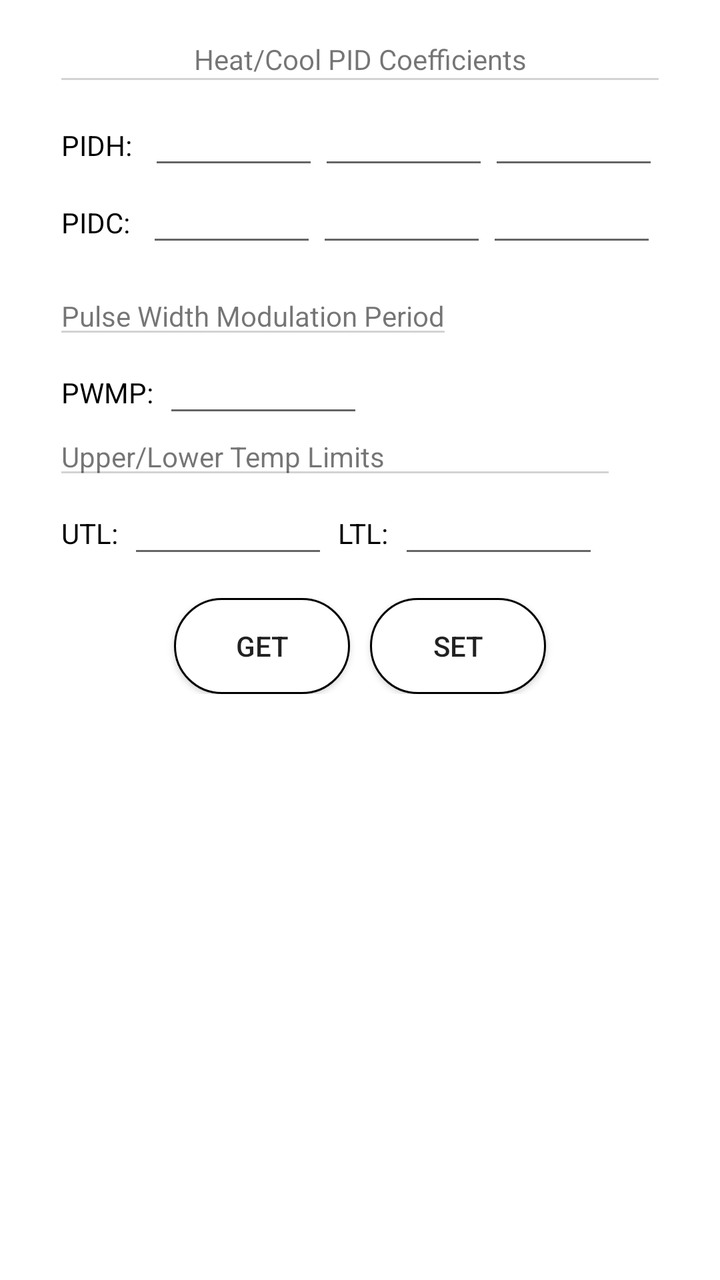
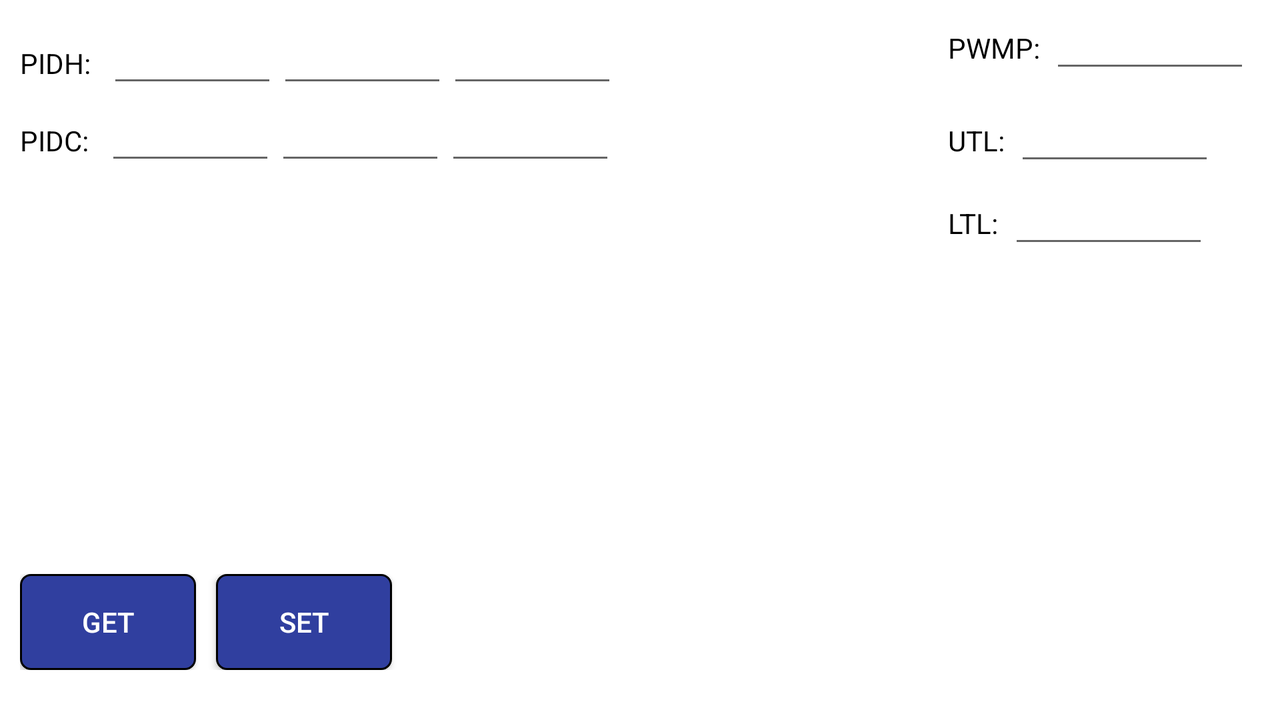

Compare how this app lays out the same screen by default and in its alternative resource folder. The renders come first, then the two layout files and the values they reference.
<!-- AndroidManifest.xml: application theme AppTheme -->
<!-- res/layout/fragment_parameters.xml -->
<?xml version="1.0" encoding="utf-8"?>
<RelativeLayout xmlns:android="http://schemas.android.com/apk/res/android"
                android:layout_width="match_parent"
                android:layout_height="match_parent"
                android:background="@android:color/white">

    <LinearLayout
        android:id="@+id/progressBarLayout"
        android:layout_width="wrap_content"
        android:layout_height="wrap_content"
        android:layout_centerInParent="true"
        android:orientation="vertical"
        android:visibility="invisible">

        <ProgressBar
            android:layout_width="100dp"
            android:layout_height="100dp"
            android:layout_gravity="center_horizontal"
            />

        <TextView
            android:id="@+id/textViewProgressBar"
            android:layout_width="wrap_content"
            android:layout_height="wrap_content"
            />

    </LinearLayout>


    <LinearLayout
        android:id="@+id/pidMainLayout"
        android:layout_width="wrap_content"
        android:layout_height="wrap_content"
        android:layout_alignParentTop="true"
        android:layout_centerHorizontal="true"
        android:layout_marginBottom="20dp"
        android:layout_marginTop="20dp"
        android:orientation="vertical">

        <TextView
            android:id="@+id/pidCoefficientTitle"
            android:layout_width="match_parent"
            android:layout_height="wrap_content"
            android:layout_marginBottom="10dp"
            android:background="@drawable/border_bottom_gray"
            android:gravity="center_horizontal"
            android:paddingBottom="2dp"
            android:text="Heat/Cool PID Coefficients"
            />

        <LinearLayout
            android:id="@+id/pidHCoefficientLayout"
            android:layout_width="match_parent"
            android:layout_height="wrap_content"
            android:orientation="horizontal">

            <TextView
                android:layout_width="wrap_content"
                android:layout_height="wrap_content"
                android:layout_marginEnd="5dp"
                android:layout_marginRight="5dp"
                android:text="PIDH: "
                android:textColor="@android:color/black"
                />

            <android.support.v7.widget.AppCompatEditText
                android:id="@+id/pHeatEditText"
                android:layout_width="85dp"
                android:layout_height="wrap_content"
                android:inputType="numberDecimal"
                android:maxWidth="85dp"
                android:textSize="16sp"/>

            <android.support.v7.widget.AppCompatEditText
                android:id="@+id/iHeatEditText"
                android:layout_width="85dp"
                android:layout_height="wrap_content"
                android:inputType="numberDecimal"
                android:maxWidth="85dp"
                android:textSize="16sp"/>

            <android.support.v7.widget.AppCompatEditText
                android:id="@+id/dHeatEditText"
                android:layout_width="85dp"
                android:layout_height="wrap_content"
                android:inputType="numberDecimal"
                android:maxWidth="85dp"
                android:textSize="16sp"/>
        </LinearLayout>

        <LinearLayout
            android:id="@+id/pidCCoefficientLayout"
            android:layout_width="match_parent"
            android:layout_height="wrap_content"
            android:orientation="horizontal">

            <TextView
                android:layout_width="wrap_content"
                android:layout_height="wrap_content"
                android:layout_marginEnd="5dp"
                android:layout_marginRight="5dp"
                android:text="PIDC: "
                android:textColor="@android:color/black"
                />

            <android.support.v7.widget.AppCompatEditText
                android:id="@+id/pCoolEditText"
                android:layout_width="85dp"
                android:layout_height="wrap_content"
                android:inputType="numberDecimal"
                android:maxWidth="85dp"
                android:textSize="16sp"/>

            <android.support.v7.widget.AppCompatEditText
                android:id="@+id/iCoolEditText"
                android:layout_width="85dp"
                android:layout_height="wrap_content"
                android:inputType="numberDecimal"
                android:maxWidth="85dp"
                android:textSize="16sp"/>

            <android.support.v7.widget.AppCompatEditText
                android:id="@+id/dCoolHeatEditText"
                android:layout_width="85dp"
                android:layout_height="wrap_content"
                android:inputType="numberDecimal"
                android:maxWidth="85dp"
                android:textSize="16sp"/>
        </LinearLayout>

    </LinearLayout>

    <LinearLayout
        android:id="@+id/pwmpLayout"
        android:layout_width="wrap_content"
        android:layout_height="wrap_content"
        android:layout_alignLeft="@+id/pidMainLayout"
        android:layout_alignStart="@+id/pidMainLayout"
        android:layout_below="@+id/pidMainLayout"
        android:orientation="vertical">

        <TextView
            android:id="@+id/pwmpTitle"
            android:layout_width="match_parent"
            android:layout_height="wrap_content"
            android:layout_marginBottom="5dp"
            android:background="@drawable/border_bottom_gray"
            android:text="Pulse Width Modulation Period"
            />

        <LinearLayout
            android:id="@+id/pwmpUtlLtlSubLayout"
            android:layout_width="match_parent"
            android:layout_height="wrap_content"
            android:layout_marginBottom="5dp"
            android:orientation="horizontal">

            <TextView
                android:layout_width="wrap_content"
                android:layout_height="wrap_content"
                android:layout_marginEnd="5dp"
                android:layout_marginRight="5dp"
                android:text="PWMP:"
                android:textColor="@android:color/black"
                />

            <android.support.v7.widget.AppCompatEditText
                android:id="@+id/pwmpEditText"
                android:layout_width="100dp"
                android:layout_height="wrap_content"
                android:layout_marginEnd="5dp"
                android:layout_marginRight="5dp"
                android:inputType="number"
                android:maxWidth="200dp"
                />


        </LinearLayout>
    </LinearLayout>

    <LinearLayout
        android:id="@+id/UtlLtlLayout"
        android:layout_width="wrap_content"
        android:layout_height="wrap_content"
        android:layout_alignLeft="@+id/pwmpLayout"
        android:layout_alignStart="@+id/pwmpLayout"
        android:layout_below="@+id/pwmpLayout"
        android:layout_marginBottom="10dp"
        android:orientation="vertical">

        <TextView
            android:id="@+id/utlLtlitle"
            android:layout_width="match_parent"
            android:layout_height="wrap_content"
            android:layout_marginBottom="5dp"
            android:background="@drawable/border_bottom_gray"
            android:text="Upper/Lower Temp Limits"
            />

        <LinearLayout
            android:id="@+id/UtlLtlSubLayout"
            android:layout_width="match_parent"
            android:layout_height="wrap_content"
            android:layout_marginBottom="5dp"
            android:orientation="horizontal">


            <TextView
                android:layout_width="wrap_content"
                android:layout_height="wrap_content"
                android:layout_marginEnd="5dp"
                android:layout_marginRight="5dp"
                android:text="UTL:"
                android:textColor="@android:color/black"
                />

            <android.support.v7.widget.AppCompatEditText
                android:id="@+id/utlEditText"
                android:layout_width="100dp"
                android:layout_height="wrap_content"
                android:layout_marginEnd="5dp"
                android:layout_marginRight="5dp"
                android:inputType="number"
                android:maxWidth="100dp"
                />

            <TextView
                android:layout_width="wrap_content"
                android:layout_height="wrap_content"
                android:layout_marginEnd="5dp"
                android:layout_marginRight="5dp"
                android:text="LTL:"
                android:textColor="@android:color/black"
                />

            <android.support.v7.widget.AppCompatEditText
                android:id="@+id/ltlEditText"
                android:layout_width="100dp"
                android:layout_height="wrap_content"
                android:layout_marginEnd="5dp"
                android:layout_marginRight="5dp"
                android:inputType="numberSigned"
                android:maxWidth="100dp"
                />
        </LinearLayout>

    </LinearLayout>

    <LinearLayout
        android:id="@+id/buttonLayout"
        android:layout_width="match_parent"
        android:layout_height="wrap_content"
        android:layout_alignParentLeft="true"
        android:layout_alignParentStart="true"
        android:layout_below="@+id/UtlLtlLayout"
        android:gravity="center_horizontal">

        <android.support.v7.widget.AppCompatButton
            android:id="@+id/buttonGet"
            android:layout_width="wrap_content"
            android:layout_height="wrap_content"
            android:layout_marginEnd="10dp"
            android:layout_marginRight="10dp"
            android:background="@drawable/white_rounded_button_accent"
            android:text="GET"/>

        <android.support.v7.widget.AppCompatButton
            android:id="@+id/buttonSet"
            android:layout_width="wrap_content"
            android:layout_height="wrap_content"
            android:background="@drawable/white_rounded_button_accent"
            android:text="SET"/>
    </LinearLayout>

</RelativeLayout>
<!-- resources referenced by this layout -->
<resources>
  <!-- drawable border_bottom_gray (drawable) -->
  <?xml version="1.0" encoding="utf-8"?>
  <layer-list xmlns:android="http://schemas.android.com/apk/res/android">
  
      <item>
          <shape android:shape="rectangle">
              <solid android:color="@color/lightGray"/>
  
          </shape>
      </item>
  
  
      <item android:bottom="1dp"
          >
          <shape android:shape="rectangle">
              <solid android:color="@android:color/white"/>
  
          </shape>
  
  
      </item>
  </layer-list>
  <!-- drawable white_rounded_button_accent (drawable) -->
  <?xml version="1.0" encoding="utf-8"?>
  <selector xmlns:android="http://schemas.android.com/apk/res/android">
  
  
      <item android:state_pressed="true">
          <shape>
              <solid android:color="@color/colorAccent"/>
  
              <stroke android:width="1dp"
                      android:color="@android:color/black"/>
              <corners android:radius="25dp"/>
          </shape>
  
  
      </item>
  
      <item android:state_pressed="false">
  
  
          <shape>
              <solid android:color="@android:color/white"/>
              <stroke android:width="1dp"
                      android:color="@android:color/black"/>
              <corners android:radius="25dp"/>
  
          </shape>
  
      </item>
  
  </selector>
  <style name="AppTheme" parent="Theme.AppCompat.Light.NoActionBar">
          
          <item name="colorPrimary">@color/colorPrimary</item>
          <item name="colorPrimaryDark">@color/colorPrimaryDark</item>
          <item name="colorAccent">@color/colorAccent</item>
      </style>
  <color name="lightGray">#d3d3d3</color>
  <color name="colorAccent">#ff4081</color>
  <color name="colorPrimary">#3F51B5</color>
  <color name="colorPrimaryDark">#303F9F</color>
</resources>
<!-- res/layout-normal-land/fragment_parameters.xml (the repository's variant of the layout above) -->
<!-- drawn on the phone turned sideways -->
<?xml version="1.0" encoding="utf-8"?>
<RelativeLayout xmlns:android="http://schemas.android.com/apk/res/android"
                android:layout_width="match_parent"
                android:layout_height="match_parent"
                android:background="@android:color/white">

    <LinearLayout
        android:id="@+id/progressBarLayout"
        android:layout_width="wrap_content"
        android:layout_height="wrap_content"
        android:layout_centerInParent="true"
        android:orientation="vertical"
        android:visibility="invisible">

        <ProgressBar
            android:layout_width="100dp"
            android:layout_height="100dp"
            android:layout_gravity="center_horizontal"
            />

        <TextView
            android:id="@+id/textViewProgressBar"
            android:layout_width="wrap_content"
            android:layout_height="wrap_content"
            />

    </LinearLayout>

    <LinearLayout
        android:id="@+id/pidMainLayout"
        android:layout_width="wrap_content"
        android:layout_height="wrap_content"
        android:layout_alignParentLeft="true"
        android:layout_alignParentStart="true"
        android:layout_alignParentTop="true"
        android:layout_marginLeft="10dp"
        android:layout_marginStart="10dp"
        android:layout_marginTop="10dp"
        android:orientation="vertical">


        <LinearLayout
            android:id="@+id/pidHCoefficientLayout"
            android:layout_width="match_parent"
            android:layout_height="wrap_content"
            android:orientation="horizontal">

            <TextView
                android:layout_width="wrap_content"
                android:layout_height="wrap_content"
                android:layout_marginEnd="5dp"
                android:layout_marginRight="5dp"
                android:text="PIDH: "
                android:textColor="@android:color/black"
                />

            <android.support.v7.widget.AppCompatEditText
                android:id="@+id/pHeatEditText"
                android:layout_width="85dp"
                android:layout_height="wrap_content"
                android:inputType="numberDecimal"
                android:maxWidth="85dp"
                android:textSize="16sp"/>

            <android.support.v7.widget.AppCompatEditText
                android:id="@+id/iHeatEditText"
                android:layout_width="85dp"
                android:layout_height="wrap_content"
                android:inputType="numberDecimal"
                android:maxWidth="85dp"
                android:textSize="16sp"/>

            <android.support.v7.widget.AppCompatEditText
                android:id="@+id/dHeatEditText"
                android:layout_width="85dp"
                android:layout_height="wrap_content"
                android:inputType="numberDecimal"
                android:maxWidth="85dp"
                android:textSize="16sp"/>
        </LinearLayout>

        <LinearLayout
            android:id="@+id/pidCCoefficientLayout"
            android:layout_width="match_parent"
            android:layout_height="wrap_content"
            android:orientation="horizontal">

            <TextView
                android:layout_width="wrap_content"
                android:layout_height="wrap_content"
                android:layout_marginEnd="5dp"
                android:layout_marginRight="5dp"
                android:text="PIDC: "
                android:textColor="@android:color/black"
                />

            <android.support.v7.widget.AppCompatEditText
                android:id="@+id/pCoolEditText"
                android:layout_width="85dp"
                android:layout_height="wrap_content"
                android:inputType="numberDecimal"
                android:maxWidth="85dp"
                android:textSize="16sp"/>

            <android.support.v7.widget.AppCompatEditText
                android:id="@+id/iCoolEditText"
                android:layout_width="85dp"
                android:layout_height="wrap_content"
                android:inputType="numberDecimal"
                android:maxWidth="85dp"
                android:textSize="16sp"/>

            <android.support.v7.widget.AppCompatEditText
                android:id="@+id/dCoolHeatEditText"
                android:layout_width="85dp"
                android:layout_height="wrap_content"
                android:inputType="numberDecimal"
                android:maxWidth="85dp"
                android:textSize="16sp"/>
        </LinearLayout>

    </LinearLayout>


    <LinearLayout
        android:id="@+id/pwmpLayout"
        android:layout_width="wrap_content"
        android:layout_height="wrap_content"
        android:layout_alignParentEnd="true"
        android:layout_alignParentRight="true"
        android:layout_marginEnd="10dp"
        android:layout_marginRight="10dp"
        android:orientation="vertical">

        <LinearLayout
            android:id="@+id/pwmpUtlLtlSubLayout"
            android:layout_width="match_parent"
            android:layout_height="wrap_content"
            android:layout_marginBottom="5dp"
            android:orientation="horizontal">

            <TextView
                android:layout_width="wrap_content"
                android:layout_height="wrap_content"
                android:layout_marginEnd="5dp"
                android:layout_marginRight="5dp"
                android:text="PWMP:"
                android:textColor="@android:color/black"
                />

            <android.support.v7.widget.AppCompatEditText
                android:id="@+id/pwmpEditText"
                android:layout_width="100dp"
                android:layout_height="wrap_content"
                android:layout_marginEnd="5dp"
                android:layout_marginRight="5dp"
                android:inputType="number"
                android:maxWidth="200dp"
                />


        </LinearLayout>
    </LinearLayout>

    <LinearLayout
        android:id="@+id/UtlLtlLayout"
        android:layout_width="wrap_content"
        android:layout_height="wrap_content"
        android:layout_alignLeft="@+id/pwmpLayout"
        android:layout_alignStart="@+id/pwmpLayout"
        android:layout_below="@+id/pwmpLayout"
        android:layout_marginBottom="10dp"
        android:orientation="vertical">


        <LinearLayout
            android:id="@+id/UtlLtlSubLayout"
            android:layout_width="match_parent"
            android:layout_height="wrap_content"
            android:layout_marginBottom="5dp"
            android:orientation="vertical">

            <LinearLayout
                android:layout_width="match_parent"
                android:layout_height="wrap_content"
                android:orientation="horizontal">

                <TextView
                    android:layout_width="wrap_content"
                    android:layout_height="wrap_content"
                    android:layout_marginEnd="5dp"
                    android:layout_marginRight="5dp"
                    android:text="UTL:"
                    android:textColor="@android:color/black"
                    />

                <android.support.v7.widget.AppCompatEditText
                    android:id="@+id/utlEditText"
                    android:layout_width="100dp"
                    android:layout_height="wrap_content"
                    android:layout_marginEnd="5dp"
                    android:layout_marginRight="5dp"
                    android:inputType="number"
                    android:maxWidth="100dp"
                    />

            </LinearLayout>

            <LinearLayout
                android:layout_width="match_parent"
                android:layout_height="wrap_content"
                android:orientation="horizontal">

                <TextView
                    android:layout_width="wrap_content"
                    android:layout_height="wrap_content"
                    android:layout_marginEnd="5dp"
                    android:layout_marginRight="5dp"
                    android:text="LTL:"
                    android:textColor="@android:color/black"
                    />

                <android.support.v7.widget.AppCompatEditText
                    android:id="@+id/ltlEditText"
                    android:layout_width="100dp"
                    android:layout_height="wrap_content"
                    android:layout_marginEnd="5dp"
                    android:layout_marginRight="5dp"
                    android:inputType="numberSigned"
                    android:maxWidth="100dp"
                    />
            </LinearLayout>


        </LinearLayout>

    </LinearLayout>

    <LinearLayout
        android:id="@+id/buttonLayout"
        android:layout_width="match_parent"
        android:layout_height="wrap_content"
        android:layout_alignParentBottom="true"
        android:layout_marginBottom="15dp"
        android:gravity="start"
        android:padding="10dp"
        >

        <android.support.v7.widget.AppCompatButton
            android:id="@+id/buttonGet"
            android:layout_width="wrap_content"
            android:layout_height="wrap_content"
            android:layout_marginEnd="10dp"
            android:layout_marginRight="10dp"
            android:background="@drawable/blue_rounded_button"
            android:drawableTop="@drawable/ic_action_down_arrow"
            android:paddingBottom="5dp"
            android:paddingTop="5dp"
            android:text="GET"
            android:textColor="@color/white"/>

        <android.support.v7.widget.AppCompatButton
            android:id="@+id/buttonSet"
            android:layout_width="wrap_content"
            android:layout_height="wrap_content"
            android:background="@drawable/blue_rounded_button"
            android:drawableTop="@drawable/ic_action_up_arrow"
            android:paddingBottom="5dp"
            android:paddingTop="5dp"
            android:text="SET"
            android:textColor="@color/white"/>
    </LinearLayout>

</RelativeLayout>
<!-- resources referenced by the variant -->
<!-- as the phone turned sideways resolves them -->
<resources>
  <color name="white">#ffffff</color>
  <!-- drawable blue_rounded_button (drawable) -->
  <?xml version="1.0" encoding="utf-8"?>
  <selector xmlns:android="http://schemas.android.com/apk/res/android">
      <item android:state_pressed="true">
          <shape android:shape="rectangle">
              <solid android:color="@color/primaryLightColor"/>
              <stroke android:width="1dp"
                      android:color="@android:color/black"/>
              <corners android:radius="5dp"/>
          </shape>
      </item>
  
      <item android:state_pressed="false">
          <shape android:shape="rectangle">
              <solid android:color="@color/colorPrimaryDark"/>
              <stroke android:width="1dp"
                      android:color="@android:color/black"/>
              <corners android:radius="5dp"/>
          </shape>
      </item>
  </selector>
  <style name="AppTheme" parent="Theme.AppCompat.Light.NoActionBar">
          
          <item name="colorPrimary">@color/colorPrimary</item>
          <item name="colorPrimaryDark">@color/colorPrimaryDark</item>
          <item name="colorAccent">@color/colorAccent</item>
      </style>
  <color name="primaryLightColor">#5472d3</color>
  <color name="colorPrimaryDark">#303F9F</color>
  <color name="colorPrimary">#3F51B5</color>
  <color name="colorAccent">#ff4081</color>
</resources>
